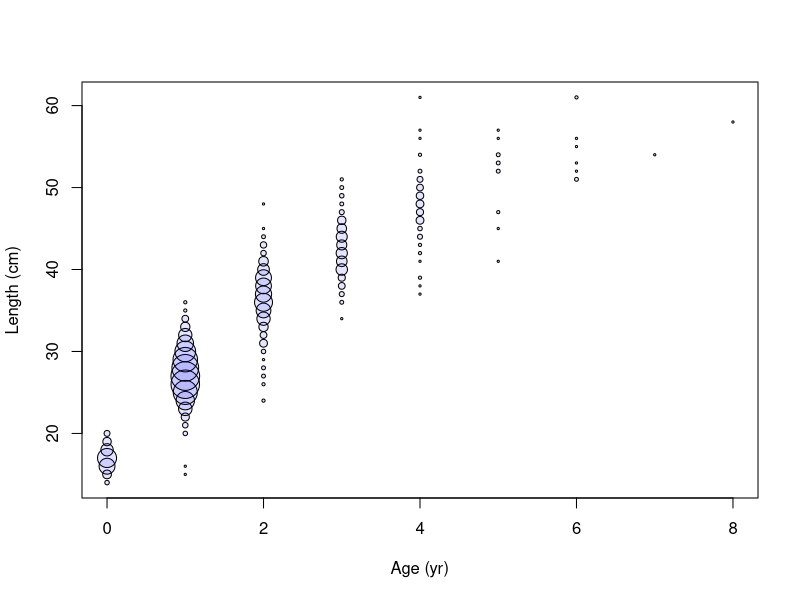
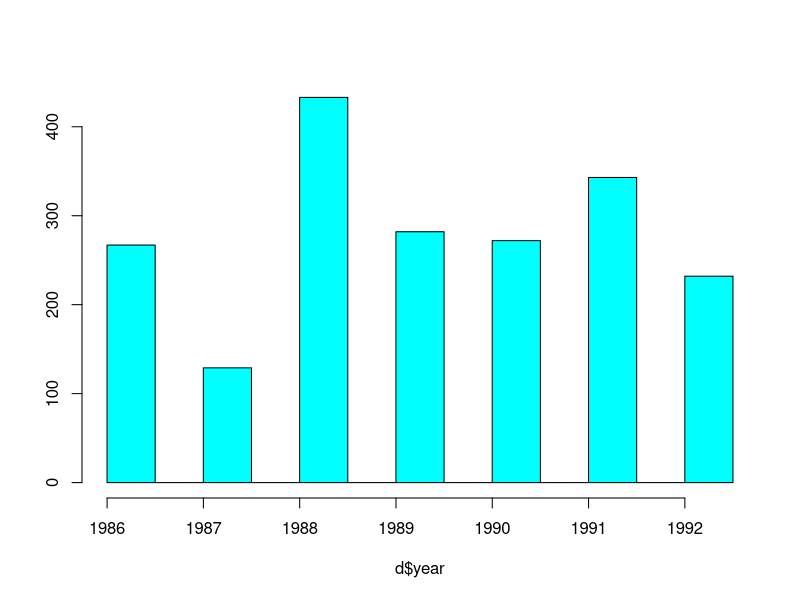
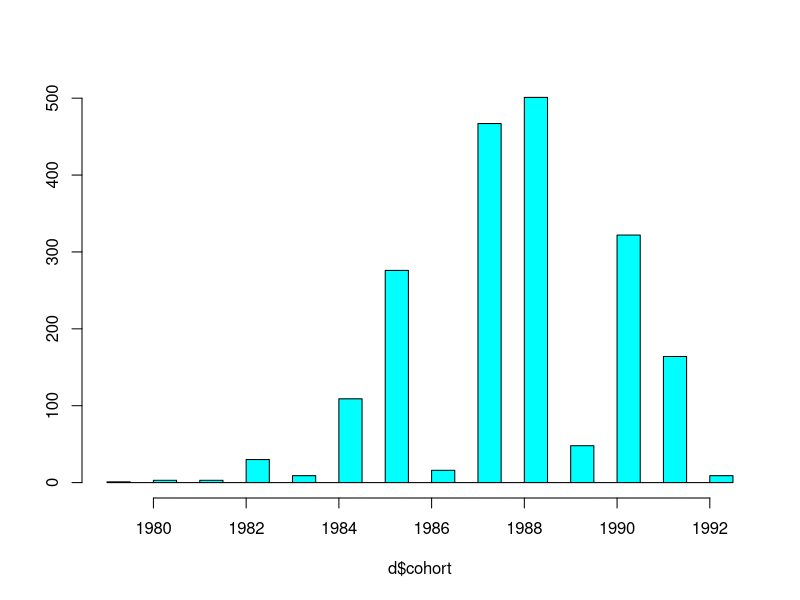
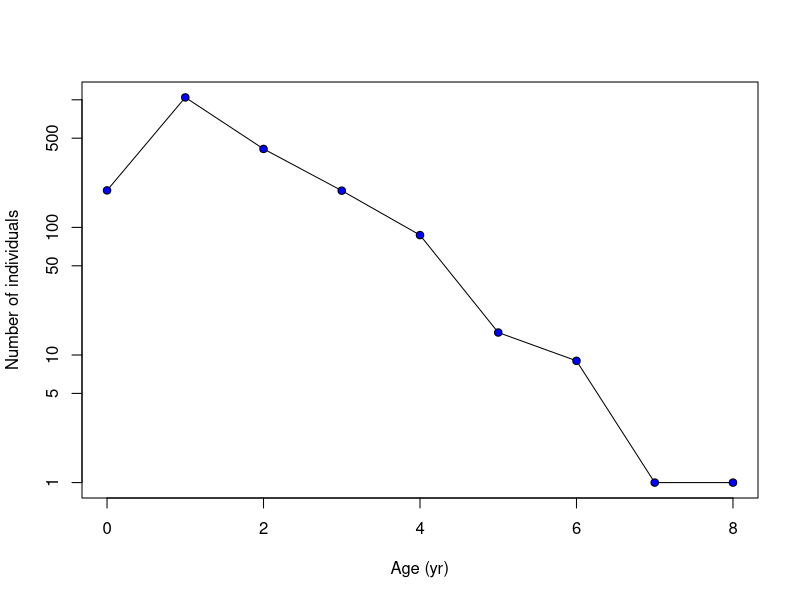
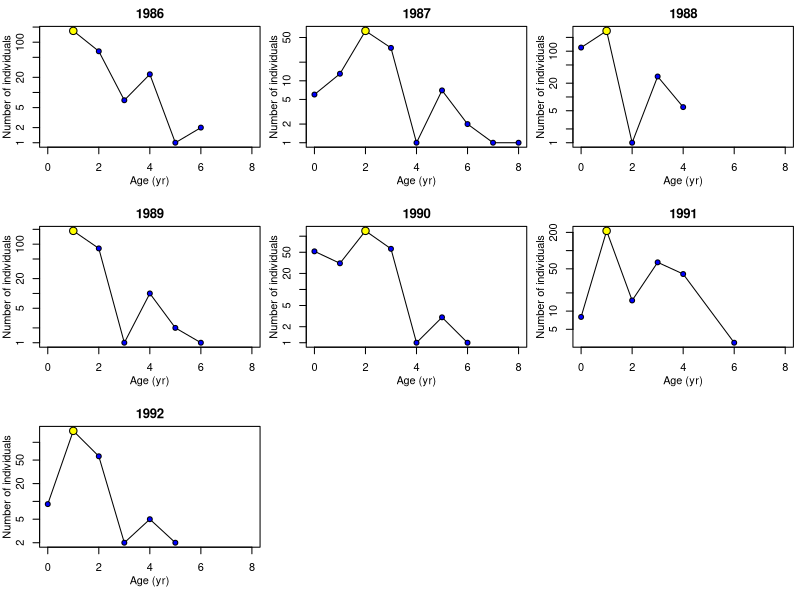
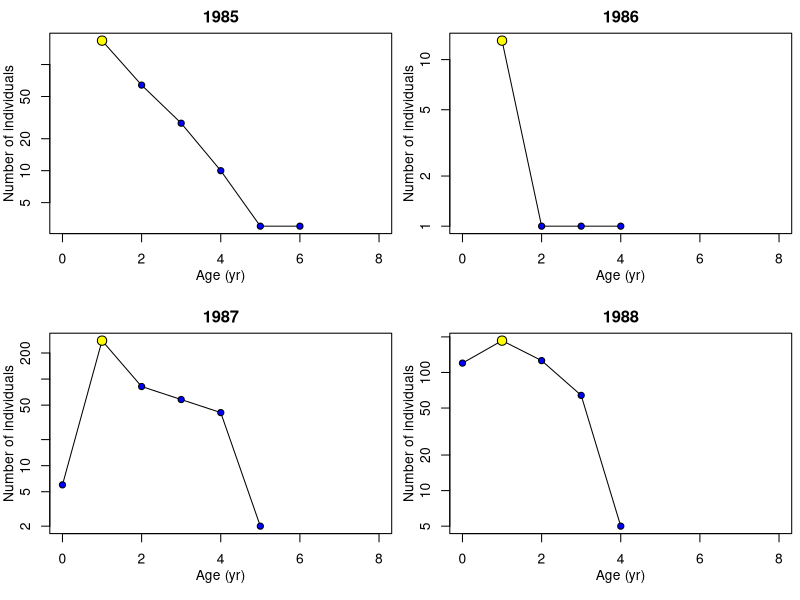
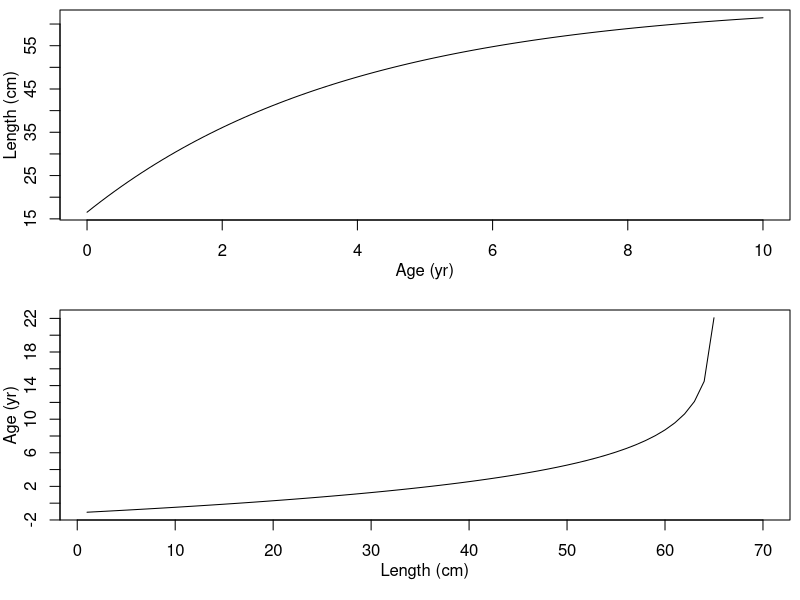
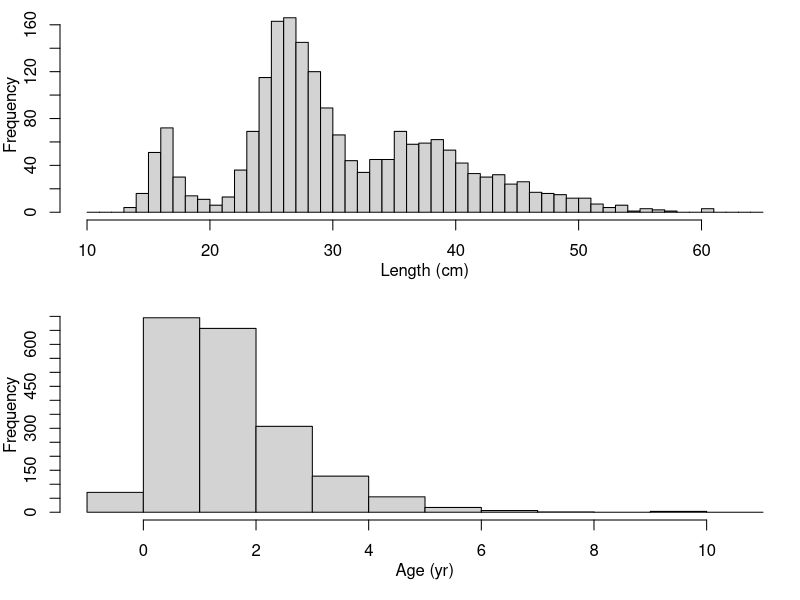

The R source for these figures, in order:
# von Bertalanffy growth curve for pollock in Masfjorden
# this includes both age- and length-based versions

library(openxlsx)
library(plotrix)
library(scales)
library(MASS)

setwd("./UiB/BIO339")

d<-read.xlsx("lyr Masfjorden.xlsx",sheet=1)

summary(d)
d$cohort<-d$year-d$age

# age-length plot - allows checking that age readings and length measurements are consistent
with(d,sizeplot(age,length,pch=21,scale=0.3,bg=alpha("blue",0.1),xlab="Age (yr)",ylab="Length (cm)"))

# some variation in annual numbers
truehist(d$year,prob=F)

# large variation in cohort numbers - the extremes are incompletely represented
truehist(d$cohort,prob=F)

# first look at counts per age, ignoring cohorts/years
dat<-with(d,aggregate(age,list(age=age),length))
with(dat,plot(age,x,log="y",type="o",pch=21,bg="blue",xlab="Age (yr)",ylab="Number of individuals"))

# plots per year
op<-par(mfrow=c(3,3),mgp=c(2,1,0),mar=c(4,3,2,0.5),lab=c(5,10,7))
for(yr in unique(d$year)){
	dat<-with(d[d$year==yr,],aggregate(age,list(age=age),length))
	plot(dat$age,dat$x,log="y",type="o",pch=21,bg="blue",xlim=c(0,8),xlab="Age (yr)",ylab="Number of individuals",main=yr)
	with(dat[dat$x==max(dat$x),],points(age,x,pch=21,cex=1.5,bg="yellow"))
}
par(op)

# plots per cohort
op<-par(mfrow=c(2,2),mgp=c(2,1,0),mar=c(4,3,2,0.5),lab=c(5,10,7))
for(yr in 1985:1988){
	dat<-with(d[d$cohort==yr,],aggregate(age,list(age=age),length))
	plot(dat$age,dat$x,log="y",type="o",pch=21,bg="blue",xlim=c(0,8),xlab="Age (yr)",ylab="Number of individuals",main=yr)
	with(dat[dat$x==max(dat$x),],points(age,x,pch=21,cex=1.5,bg="yellow"))
}
par(op)


### statistical analysis

# we do not attempt to estimate cohort-specific catch curves - just use all data
d1<-with(d,aggregate(age,list(age=age),length))

# age range to be used - here, the maximum age is not important, but the first age is very important
ages<-1:6

# Poisson model - the default link function is log, so often this is not explicitly specified
summary(mP<-glm(x~age,family=poisson(link="log"),data=d1[d1$age %in% ages,]))
(Z<- -summary(mP)$coef[2,1])
c(Z, Z-1.96*summary(mP)$coef[2,2], Z+1.96*summary(mP)$coef[2,2])

####

# length-based version
# we need a growth model - e.g., von Bertalanffy
# here we have good age data and can estimate the model directly
# in cases where length-based catch curve is needed, the growth model would need to be obtained from the literature or from length-frequency analysis

# simple von Bertalanffy fit
summary(vB<-nls(length~Linf*(1-exp(-k*(age-t0))),data=d,start=list(Linf=60,k=0.1,t0=0)))

# function for von Bertalanffy and its inverse function
vonB<-function(age,Linf,k,t0){ Linf*(1-exp(-k*(age-t0))) }
anti.vonB<-function(length,Linf,k,t0){ -1/k*log(1-length/Linf)+t0 }

# illustration only - von Bertalanffy and its inverse function
ages<-seq(0,10,length=100)
lengths<-1:70
op<-par(mfrow=c(2,1),mgp=c(2,1,0),mar=c(4,3,0.5,0.5),lab=c(5,10,7))
plot(ages,vonB(ages,Linf=coef(vB)[1],k=coef(vB)[2],t0=coef(vB)[3]),type="l",xlab="Age (yr)",ylab="Length (cm)")
plot(lengths,anti.vonB(lengths,Linf=coef(vB)[1],k=coef(vB)[2],t0=coef(vB)[3]),type="l",ylab="Age (yr)",xlab="Length (cm)")
par(op)

# illustration only - length and age distributions
lengths<-10:65
op<-par(mfrow=c(2,1),mgp=c(2,1,0),mar=c(4,3,0.5,0.5),lab=c(5,10,7))
hist(d$length,breaks=lengths,xlab="Length (cm)",main="")
hist(anti.vonB(d$length,Linf=coef(vB)[1],k=coef(vB)[2],t0=coef(vB)[3]),breaks=-1:11,xlab="Age (yr)",main="")
par(op)

# calculate the predicted age of each individual as an illustration
# "absolute age"
d$age.est<-anti.vonB(d$length,Linf=coef(vB)[1],k=coef(vB)[2],t0=coef(vB)[3])
with(d,sizeplot(age.est,length,pch=21,scale=0.3,bg=alpha("blue",0.1),xlab="Age (yr)",ylab="Length (cm)"))

# relative age - t0 is not important here
d$age.rel<-anti.vonB(d$length,Linf=coef(vB)[1],k=coef(vB)[2],t0=0)

# illustrate real age distribution and the one derived from length
op<-par(mfrow=c(2,1),mgp=c(2,1,0),mar=c(4,3,0.5,0.5),lab=c(5,10,7))
hist(d$age+0.001,breaks=-1:11,xlab="Age (yr)",main="")
hist(d$age.rel,breaks=-1:11,xlab="Age (yr)",main="")
par(op)

# now the length-based catch curve itself

# step 1 - create a table of length frequencies
da<-with(d,aggregate(length,list(length=length),length))

# step 2 - calculate relative age for each length interval
# these fish have been measured down to the nearest full centimeter - lengths are thus length intervals of width 1 cm
dl<-1 # width of length interval - in case there are gaps in the data

# mean relative age of fish in a length interval can be approximated as the relative age in the middle of each interval
da$age.rel<-anti.vonB(da$length+dl/2,Linf=coef(vB)[1],k=coef(vB)[2],t0=0)

# step 3 - calculate time it takes to growth to the next length interval
da$dt<-anti.vonB(da$length+dl,Linf=coef(vB)[1],k=coef(vB)[2],t0=0)-anti.vonB(da$length,Linf=coef(vB)[1],k=coef(vB)[2],t0=0)

# step 4 - determine with "age" range is suitable for fitting the catch curve
# abundance versus reconstructed relative age
with(da,plot(x~age.rel,pch=16,log="y",xlab="Relative age (yr)",ylab="Count per length interval"))
# looks like the relationship is appximately linear after relative age 2 yrs
abline(v=2,lty="dotted")

# abundance corrected with length interval duration versus reconstructed relative age
with(da,plot(x/dt~age.rel,pch=16,log="y",xlab="Relative age (yr)",ylab="Count at annualized scale"))
# looks like the relationship is appximately linear after relative age 2 yrs
abline(v=2,lty="dotted")

# step 5 - fit the catch curve
# Poisson model - the default link function is log, so often this is not explicitly specified
summary(mP<-glm(x/dt~age.rel,family=poisson(link="log"),data=da[da$age>2,]))
(Z<- -summary(mP)$coef[2,1])

# notice that these confidence intevals do not reflect uncertainty in the growth model !!!
c(Z, Z-1.96*summary(mP)$coef[2,2], Z+1.96*summary(mP)$coef[2,2])

# for comparison, linear model of log-transformed values 
summary(mL<-lm(log(x/dt)~age.rel,data=da[da$age>2,]))
(Z<- -summary(mL)$coef[2,1])
c(Z, Z-1.96*summary(mL)$coef[2,2], Z+1.96*summary(mL)$coef[2,2])

#####

# just another illustration of the underlying distributions in the actual data
op<-par(mfrow=c(2,2),mgp=c(2,1,0),mar=c(4,3,0.5,0.5),lab=c(5,10,7))
plot(age<-table(d$age),xlab="Age (yr)",ylab="Count")
plot(len<-table(d$length),xlab="Length (cm)",ylab="Count")
plot(log10(age),xlab="Age (yr)",ylab="log10(Count)")
plot(log10(len),xlab="Length (cm)",ylab="log10(Count)")
par(op)



